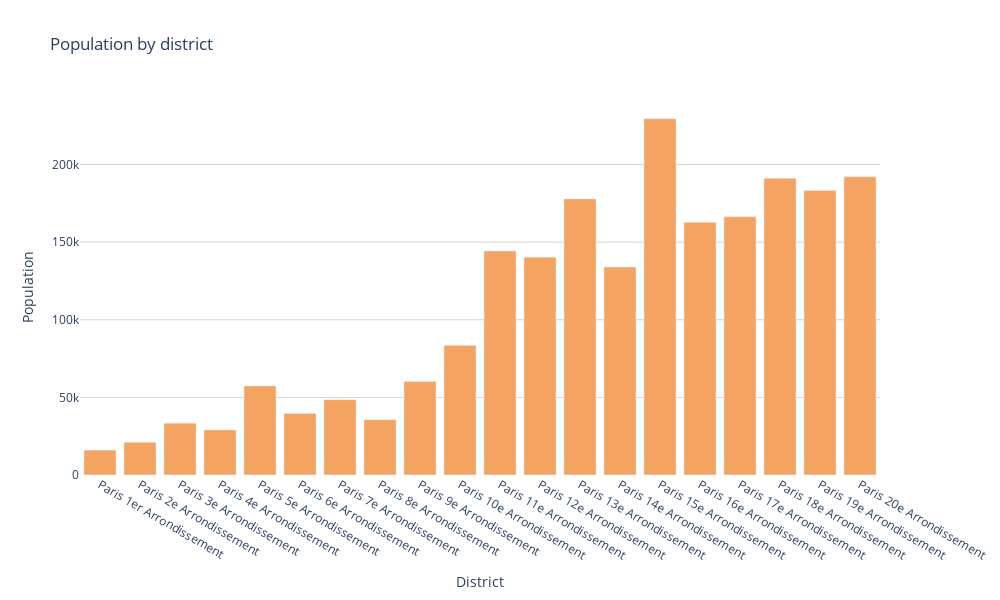

The code cell stored with this chart in its notebook:
### Code cell
fig = px.bar(paris_pop, x='NOM_COMMUNE', y='P20_POP', title="Population by district", labels={
                     "NOM_COMMUNE": "District",
                     "P20_POP": "Population"},
                     height=600,
                     width=1000,
                     color_discrete_sequence=["#F4A460"])
fig.update_layout(
    plot_bgcolor="white",   yaxis=dict(
        showgrid=True, gridcolor="lightgray"),
    )

fig.show()

### Figure 1 — Plotly figure (JSON) as saved in the notebook; plotly's stock layout.template omitted (floating-point values rounded to 4 significant figures)
{"data": [{"alignmentgroup": "True", "hovertemplate": "District=%{x}<br>Population=%{y}<extra></extra>", "legendgroup": "", "marker": {"color": "#F4A460", "pattern": {"shape": ""}}, "name": "", "offsetgroup": "", "orientation": "v", "showlegend": false, "textposition": "auto", "type": "bar", "x": ["Paris 1er Arrondissement", "Paris 2e Arrondissement", "Paris 3e Arrondissement", "Paris 4e Arrondissement", "Paris 5e Arrondissement", "Paris 6e Arrondissement", "Paris 7e Arrondissement", "Paris 8e Arrondissement", "Paris 9e Arrondissement", "Paris 10e Arrondissement", "Paris 11e Arrondissement", "Paris 12e Arrondissement", "Paris 13e Arrondissement", "Paris 14e Arrondissement", "Paris 15e Arrondissement", "Paris 16e Arrondissement", "Paris 17e Arrondissement", "Paris 18e Arrondissement", "Paris 19e Arrondissement", "Paris 20e Arrondissement"], "xaxis": "x", "y": [16030, 21130, 33402, 29064, 57380, 39625, 48520, 35631, 60168, 83459, 144292, 140311, 177833, 133967, 229472, 162820, 166336, 191135, 183211, 192120], "yaxis": "y"}], "layout": {"barmode": "relative", "height": 600, "legend": {"tracegroupgap": 0}, "plot_bgcolor": "white", "title": {"text": "Population by district"}, "width": 1000, "xaxis": {"anchor": "y", "domain": [0, 1], "title": {"text": "District"}}, "yaxis": {"anchor": "x", "domain": [0, 1], "gridcolor": "lightgray", "showgrid": true, "title": {"text": "Population"}}}}
